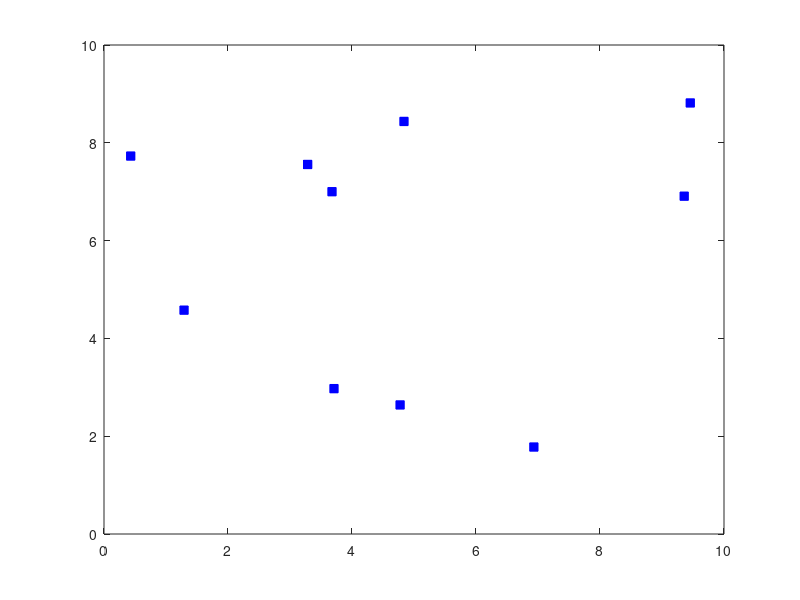

Source code (MATLAB): (Note: this script raises an error after producing the figure.)
clear all;
close all;
clc;

x = [0.4306 3.7094 6.9330 9.3582 4.7758 1.2910 4.83831 9.4560 3.6774 3.2849];
y = [7.7288 2.9727 1.7785 6.9080 2.6394 4.5774 8.43692 8.8150 7.0002 7.5569];
h1=plot(x, y, 'bs');
set(h1, 'markerfacecolor', get(h1, 'color'));
for i=1:length(x)
   text(x(i)+0.1,y(i)+0.1,string(i)); 
end

d = 1000;
epochs = 200;
n = 10;
k=1;
val = zeros(1, d);
valbest = zeros(1, epochs);
valavg = zeros(1, epochs);
valworst = zeros(1, epochs);
for i=1:d
    xi{k,i} = randperm(n);
    val(1,i) = eval(xi{k,i},x,y);
end
[valmin, argmin] = min(val);
best = xi{k, argmin};
valbest(1,k) = valmin;
valavg(1,k) = mean(val);
valworst(1,k) = max(val);

for k=1:epochs
    val = zeros(1, d);
    for i=1:d
        if i==argmin
            xi{k+1,i}=xi{k,i};
        else
            xi{k+1,i} = crossover(xi{k,i});
        end
        val(1,i) = eval(xi{k+1,i},x,y);
    end
    [valmin, argmin] = min(val);
    best = xi{k+1, argmin};
    valbest(1,k+1) = valmin;
    valavg(1,k+1) = mean(val);
    valworst(1,k+1) = max(val);
end

eval(best, x, y)

for i=2:length(best)
   directedStep([x(best(i)), y(best(i))], [x(best(i-1)),y(best(i-1))], 'k', 'bs', 0.0); 
end
directedStep([x(best(i)), y(best(i))], [x(best(1)),y(best(1))], 'k', 'bs', 0.0);

figure;
plot(valbest, 'ko-');
hold on;
plot(valavg, 'bs-');
hold on;
plot(valworst, 'rx-');
legend('best', 'average', 'worst');
xlabel('iterations');
ylabel('function value');

function sum = eval(order, x, y)
    sum = 0;
    for i=2:length(order)
       sum = sum + sqrt((x(order(i))-x(order(i-1)))^2 + (y(order(i))-y(order(i-1)))^2); 
    end
    sum = sum + sqrt((x(order(i))-x(order(1)))^2 + (y(order(i))-y(order(1)))^2); 
end

function x = crossover(y)
    x = y;
    v = randi(numel(y), 1, 2);
    x(v) = x(v([2, 1]));
end


